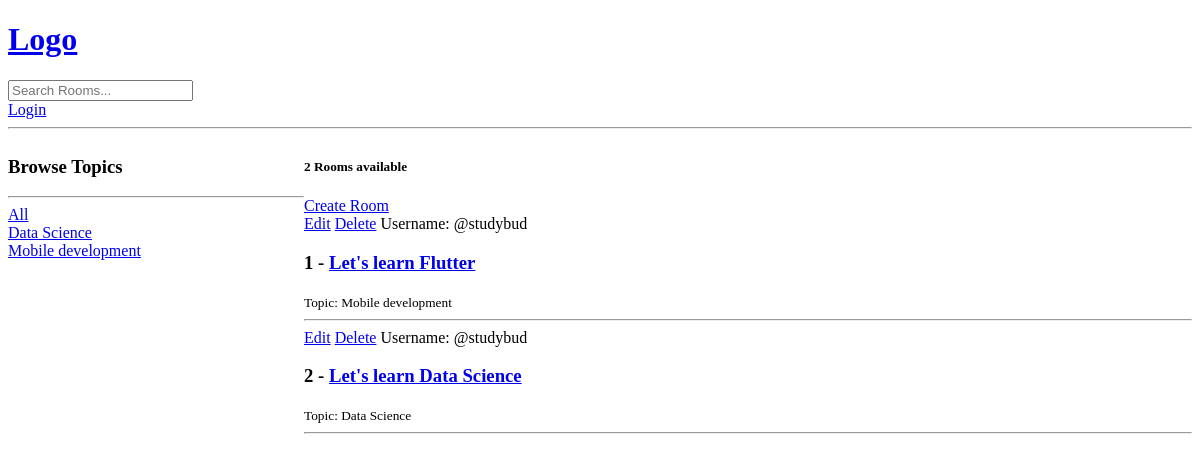
/, run on an earlier commit of the app's database.
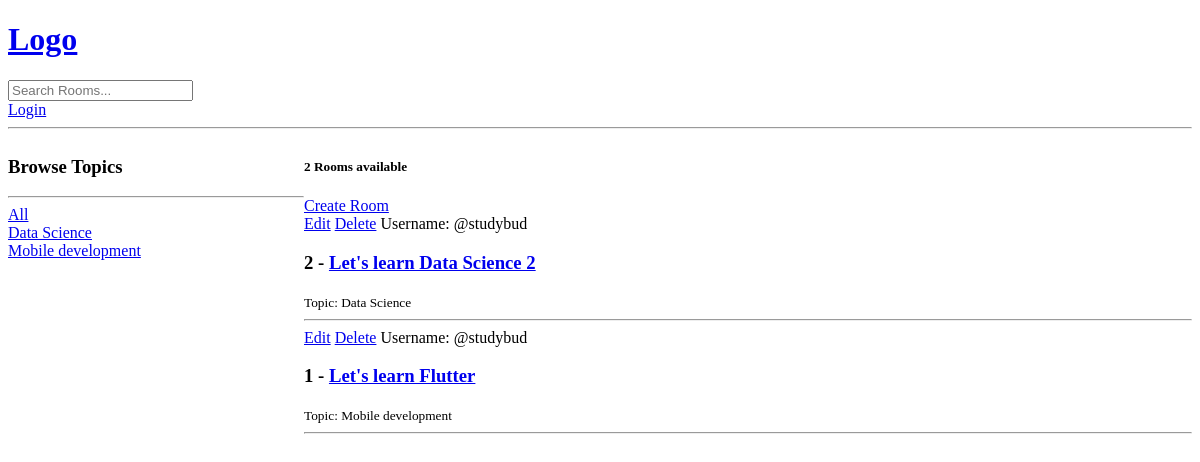
And on a later commit of the database.
### base/models.py (models this page shows, shortened)
class Topic(models.Model):
    name = models.CharField(max_length=200)

class Room(models.Model):
    host = models.ForeignKey(User, on_delete=models.SET_NULL, null=True)
    topic = models.ForeignKey(Topic, on_delete=models.SET_NULL, null=True)
    name = models.CharField(max_length=200)
    description = models.TextField(null=True, blank=True)
    updated = models.DateTimeField(auto_now=True)
    created = models.DateTimeField(auto_now_add=True)
    class Meta:
        ordering = ['-updated', '-created'] # ordering the latest to be ontop

### base/views.py (the view)
# urls.py: path('', views.home, name="home"),
def home(request):
    q = request.GET.get('q') if request.GET.get('q') != None else '' # create a variable to get whatever we pass on the URL
    rooms  = Room.objects.filter(
        Q(topic__name__icontains=q) | # & - and | - or
        Q(name__icontains=q) |
        Q(description__icontains=q)
    )
    topics = Topic.objects.all()
    room_count = rooms.count()
    context = {
        'rooms': rooms,
        'topics': topics,
        'room_count': room_count,
    }
    return render(request, 'base/home.html', context)

### base/templates/base/home.html (shortened to what this page needs)
{% extends 'main.html' %}
{% block content %}
<div class="home-container">
    <div>
        <h3>Browse Topics</h3>
        <hr>
        <div>
            <a href="{% url 'home' %}">All</a>
        </div>
        {% for topic in topics %}
            <div>
                <a href="{% url 'home' %}?q={{topic.name}}">{{topic.name}}</a>
            </div>
        {% endfor %}
    </div>
    <div>
        <h5>{{room_count}} Rooms available</h5>
        <a href="{% url 'create-room' %}">Create Room</a>
        <div>
            {% for room in rooms %}
                <a href="{% url 'update-room' room.id  %}">Edit</a>
                <a href="{% url 'delete-room' room.id  %}">Delete</a>
                <span>Username: @{{room.host.username}}</span>
                <h3>{{ room.id }} - <a href="{% url 'room' room.id %}">{{room.name}}</a></h3>
                <small>Topic: {{ room.topic.name }}</small>
                <hr>
            {% endfor %}
        </div>
    </div>
</div>
{% endblock %}

What changed in the data, as far as the page shows it:
changed Room "Data Science": name "Let's learn Data Science" → "Let's learn Data Science 2"; moves up the list
